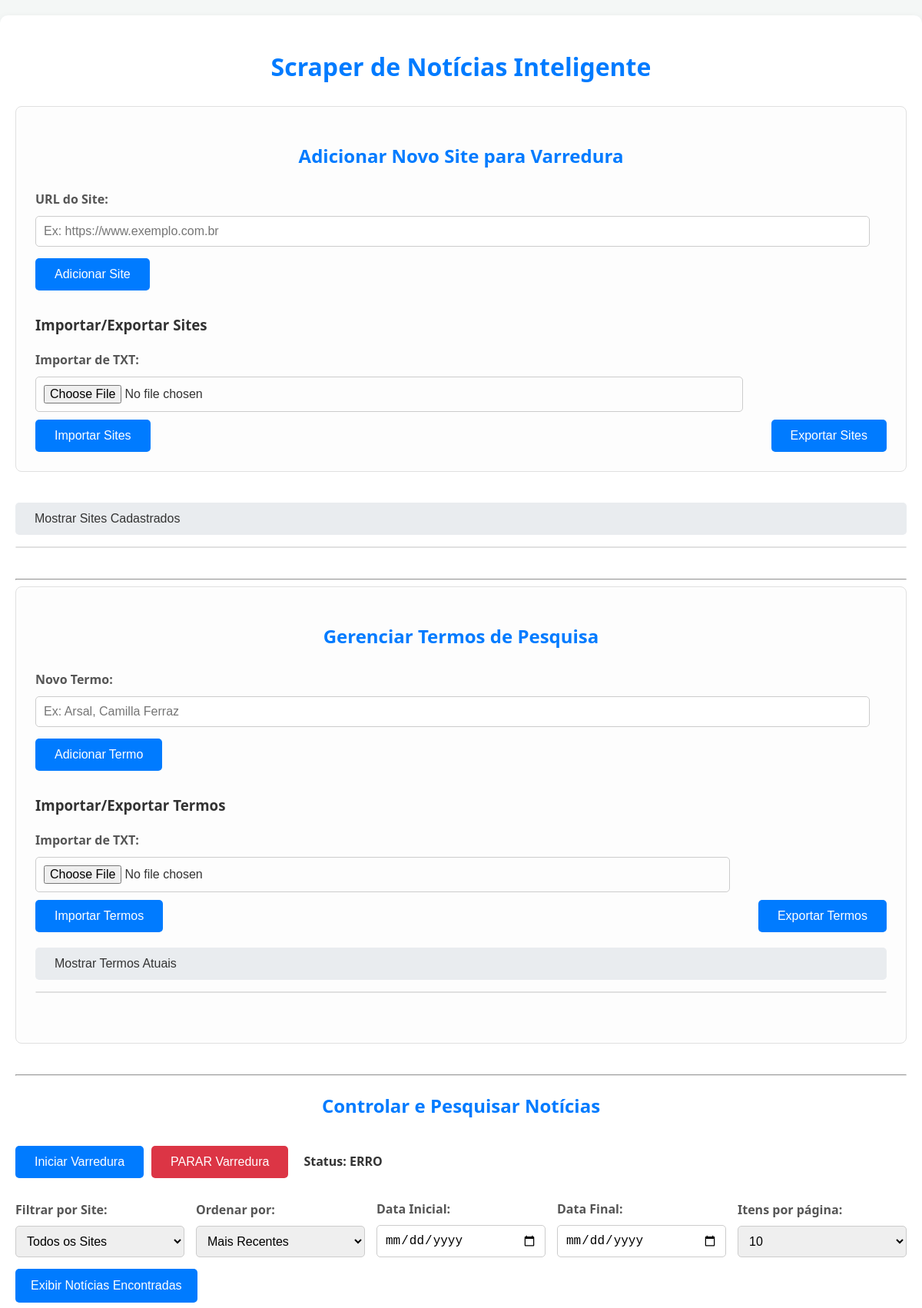
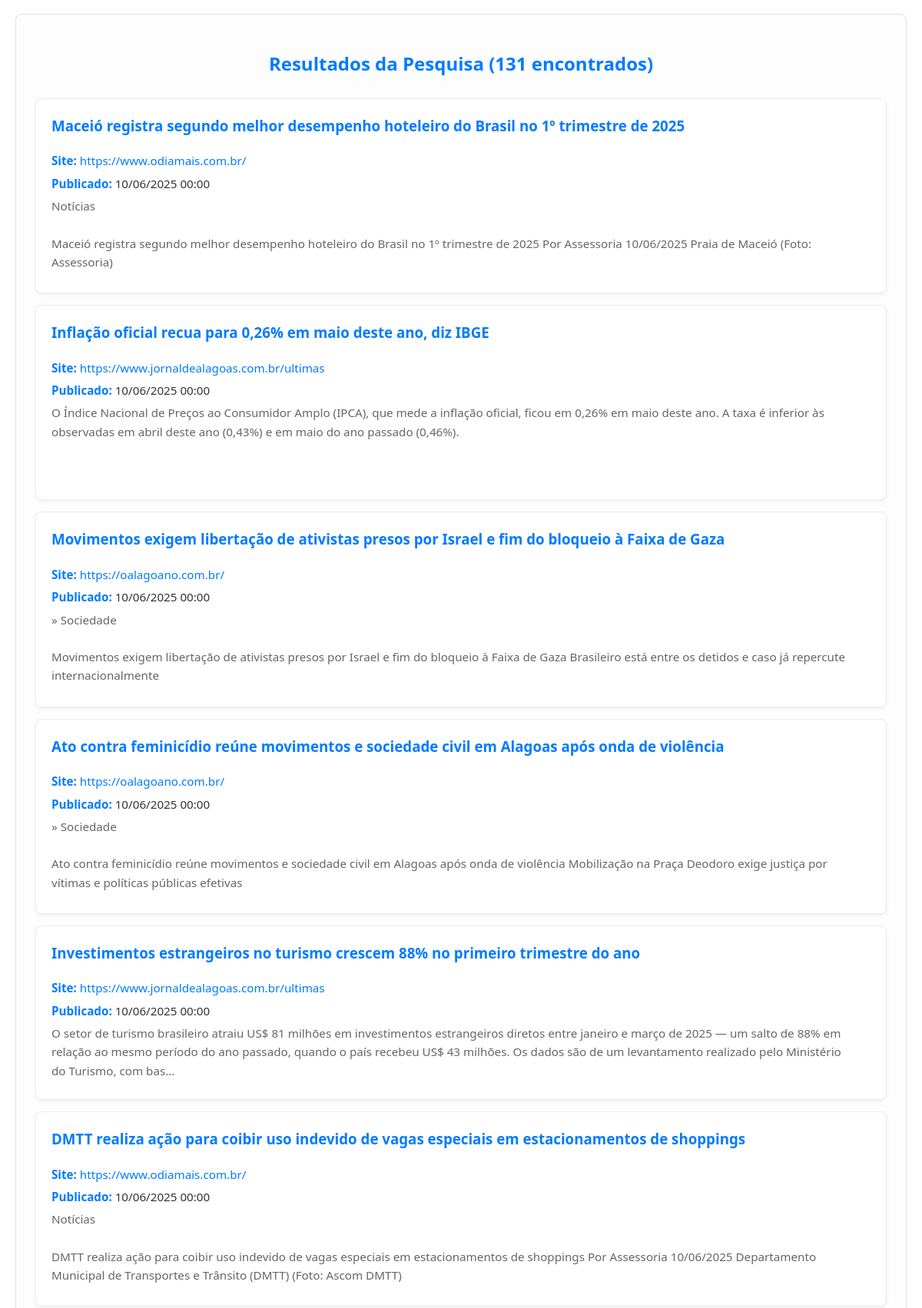
The page /search_articles?order_by=date_desc&page=3&per_page=10 (upper part) on the database its author committed (2 pictures, top to bottom).
### tables this page shows
CREATE TABLE articles (
                id INTEGER PRIMARY KEY AUTOINCREMENT,
                site_id INTEGER NOT NULL,
                title TEXT NOT NULL,
                url TEXT NOT NULL UNIQUE,
                content TEXT NOT NULL,
                published_date TEXT,
                scraped_at TEXT DEFAULT CURRENT_TIMESTAMP,
                FOREIGN KEY (site_id) REFERENCES sites (id)
            );

CREATE TABLE sites (
                id INTEGER PRIMARY KEY AUTOINCREMENT,
                url TEXT NOT NULL UNIQUE
            );

### app.py (the view)
@app.route('/search_articles', methods=['GET'])
def search_articles_route():
    sites = get_sites()
    search_terms_list_from_db = get_search_terms()
    query_terms = [term['term'] for term in search_terms_list_from_db]
    selected_site_id = request.args.get('site_id', type=int)
    order_by = request.args.get('order_by', 'date_desc')
    start_date = request.args.get('start_date')
    end_date = request.args.get('end_date')
    page = request.args.get('page', 1, type=int)
    per_page = request.args.get('per_page', 10, type=int) # Default to 10 articles per page
    pagination_data = get_articles(query_terms, selected_site_id, order_by, start_date, end_date, page, per_page)
    articles = pagination_data['articles']
    total_results = pagination_data['total_results']
    current_page = pagination_data['current_page']
    total_pages = pagination_data['total_pages']
    return render_template('index.html', sites=sites, search_terms=search_terms_list_from_db,
                           articles=articles,
                           selected_site_id=selected_site_id,
                           order_by=order_by, start_date=start_date, end_date=end_date,
                           current_page=current_page, total_pages=total_pages, total_results=total_results, per_page=per_page)

### app.py (called while the page is built)
@app.context_processor
def inject_datetime():
    return {'datetime': datetime}

### database.py (called while the page is built)
def get_db():
    db = getattr(g, '_database', None)
    if db is None:
        db = g._database = sqlite3.connect(DATABASE)
        db.row_factory = sqlite3.Row
    return db

def get_sites():
    with get_db() as db:
        cursor = db.cursor()
        cursor.execute('SELECT * FROM sites')
        sites = cursor.fetchall()
        cursor.close()
        return [dict(site) for site in sites]

def get_search_terms():
    with get_db() as db:
        cursor = db.cursor()
        cursor.execute('SELECT * FROM search_terms')
        terms = cursor.fetchall()
        cursor.close()
        return [dict(term) for term in terms]

### templates/index.html (shortened to what this page needs)
{% extends '_base.html' %}
{% block content %}
    <h1>Scraper de Notícias Inteligente</h1>
    <div class="form-section">
        <h2>Adicionar Novo Site para Varredura</h2>
        <form id="addSiteForm" action="{{ url_for('add_site_route') }}" method="POST">
            <div class="form-group">
                <label for="url">URL do Site:</label>
                <input type="text" id="url" name="url" placeholder="Ex: https://www.exemplo.com.br" required>
            </div>
            <button type="submit" class="button">Adicionar Site</button>
        </form>
        <h3 style="margin-top: 30px;">Importar/Exportar Sites</h3>
        <div style="display: flex; gap: 15px; flex-wrap: wrap; align-items: flex-end;">
            <form id="importSitesForm" method="POST" enctype="multipart/form-data" style="flex-grow: 1;">
                <div class="form-group" style="margin-bottom: 0;">
                    <label for="import_sites_file">Importar de TXT:</label>
                    <input type="file" id="import_sites_file" name="file" accept=".txt">
                </div>
                <button type="submit" class="button" style="margin-top: 10px;">Importar Sites</button>
            </form>
            <button id="exportSitesButton" class="button" style="margin-top: 10px;">Exportar Sites</button>
        </div>
    </div>
    <div class="collapsible-section">
        <button type="button" id="toggleSites" class="button collapsible-toggle">Mostrar Sites Cadastrados</button>
        <div id="sitesContainer" class="collapsible-content">
            <div class="sites-list">
            </div>
        </div>
    </div>
    <hr>
    <div class="form-section">
        <h2>Gerenciar Termos de Pesquisa</h2>
        <form id="addTermForm" action="{{ url_for('add_term_route') }}" method="POST">
            <div class="form-group">
                <label for="term">Novo Termo:</label>
                <input type="text" id="term" name="term" placeholder="Ex: Arsal, Camilla Ferraz" required>
            </div>
            <button type="submit" class="button">Adicionar Termo</button>
        </form>
        <h3 style="margin-top: 30px;">Importar/Exportar Termos</h3>
        <div style="display: flex; gap: 15px; flex-wrap: wrap; align-items: flex-end;">
            <form id="importTermsForm" method="POST" enctype="multipart/form-data" style="flex-grow: 1;">
                <div class="form-group" style="margin-bottom: 0;">
                    <label for="import_terms_file">Importar de TXT:</label>
                    <input type="file" id="import_terms_file" name="file" accept=".txt">
                </div>
                <button type="submit" class="button" style="margin-top: 10px;">Importar Termos</button>
            </form>
            <button id="exportTermsButton" class="button" style="margin-top: 10px;">Exportar Termos</button>
        </div>
        <div class="collapsible-section" style="margin-top: 20px;">
            <button type="button" id="toggleTerms" class="button collapsible-toggle">Mostrar Termos Atuais</button>
            <div id="termsContainer" class="collapsible-content">
                <div class="sites-list" style="margin-top: 0;">
                </div>
            </div>
        </div>
    </div>
    <hr>
    <div class="search-section">
        <h2>Controlar e Pesquisar Notícias</h2>
        <div style="display: flex; gap: 10px; margin-bottom: 20px; flex-wrap: wrap; align-items: center;">
            <button id="startButton" class="button">Iniciar Varredura</button>
            <button id="stopButton" class="button delete">PARAR Varredura</button>
            <p id="scraperStatus" style="align-self: center; font-weight: bold; margin-left: 10px;">Status: <span id="currentStatus">Verificando...</span></p>
        </div>
        <form id="searchForm" class="search-filter-bar" action="{{ url_for('search_articles_route') }}" method="GET">
            <div class="form-group">
                <label for="site_filter">Filtrar por Site:</label>
                <select id="site_filter" name="site_id">
                    <option value="0">Todos os Sites</option>
                </select>
            </div>
            <div class="form-group">
                <label for="order_by">Ordenar por:</label>
                <select id="order_by" name="order_by">
                    <option value="date_desc" {% if order_by is defined and order_by == 'date_desc' %}selected{% endif %}>Mais Recentes</option>
                </select>
            </div>
            <div class="form-group">
                <label for="start_date">Data Inicial:</label>
                <input type="date" id="start_date" name="start_date" value="{{ start_date | default('') }}">
            </div>
            <div class="form-group">
                <label for="end_date">Data Final:</label>
                <input type="date" id="end_date" name="end_date" value="{{ end_date | default('') }}">
            </div>
            <div class="form-group">
                <label for="per_page">Itens por página:</label>
                <select id="per_page" name="per_page">
                    <option value="10" {% if per_page is defined and per_page == 10 %}selected{% endif %}>10</option>
                </select>
            </div>
            <button type="submit" class="button">Exibir Notícias Encontradas</button>
        </form>
    </div>
    <div class="search-results">
        <h2>Resultados da Pesquisa ({{ total_results }} encontrados)</h2>
        <div id="articles_container">
            {% if articles %}
                {% for article in articles %}
                    <div class="article-item">
                        <div class="article-info">
                            <h3><a href="{{ article.url }}" target="_blank" rel="noopener noreferrer">{{ article.title }}</a></h3>
                            <p><strong>Site:</strong> <a href="{{ article.site_url }}" target="_blank">{{ article.site_url }}</a></p>
                            <p><strong>Publicado:</strong> {{ datetime.fromisoformat(article.published_date).strftime('%d/%m/%Y %H:%M') if article.published_date else 'Data Indisponível' }}</p>
                            <p class="article-content-snippet">{{ article.content | truncate(300, True) }}</p>
                        </div>
                    </div>
                {% endfor %}
            {% else %}
                <p style="text-align: center;">Nenhum resultado para a sua pesquisa e filtros.</p>
            {% endif %}
        </div>
    </div>
{% endblock %}

### static/css/style.css (style rules this page uses)
body { font-family: 'Segoe UI', Tahoma, Geneva, Verdana, sans-serif; margin: 0; padding: 0; background-color: #f4f7f6; color: #333; line-height: 1.6; }
h1, h2 { color: #007bff; text-align: center; margin-bottom: 25px; }
.form-section, .sites-list, .search-results { margin-bottom: 40px; padding: 25px; border: 1px solid #e0e0e0; border-radius: 8px; background-color: #fdfdfd; }
.form-group { margin-bottom: 15px; }
.form-group label { display: block; margin-bottom: 8px; font-weight: bold; color: #555; }
.form-group input[type="text"], .form-group input[type="date"], .form-group input[type="file"], .form-group select, .form-group textarea { width: calc(100% - 22px); padding: 10px; border: 1px solid #ccc; border-radius: 5px; font-size: 1rem; box-sizing: border-box; }
.button { background-color: #007bff; color: white; padding: 12px 25px; border: none; border-radius: 5px; cursor: pointer; font-size: 1rem; transition: background-color 0.3s ease; }
.article-item h3 { margin-top: 0; color: #0056b3; }
.article-item a { text-decoration: none; color: #007bff; }
.article-content-snippet { font-size: 0.9rem; color: #666; margin-top: 10px; white-space: pre-wrap; max-height: 100px; overflow: hidden; text-overflow: ellipsis; }
.search-filter-bar { display: flex; gap: 15px; margin-bottom: 25px; align-items: flex-end; flex-wrap: wrap; }
.search-filter-bar .form-group { margin-bottom: 0; flex: 1; min-width: 180px; }
.search-filter-bar .form-group input, .search-filter-bar .form-group select { width: 100%; }
.search-filter-bar .button { flex-shrink: 0; padding: 10px 20px; height: 44px; }
.collapsible-section { margin-bottom: 40px; }
.collapsible-toggle { display: block; width: 100%; text-align: left; padding: 12px 25px; margin-bottom: 15px; background-color: #e9ecef; color: #333; border: none; border-radius: 5px; cursor: pointer; font-size: 1rem; transition: background-color 0.3s ease; }
.collapsible-content { background-color: #fdfdfd; border: 1px solid #e0e0e0; border-radius: 8px; overflow: hidden; transition: max-height 0.3s ease-out, padding 0.3s ease-out; max-height: 0; padding: 0 15px; }
.collapsible-content > .sites-list { margin-top: 0; }

### rows shown on the page
articles: title "Maceió registra segundo melhor desempenho hoteleiro do Brasil no 1º trimestre de 2025", site_url "https://www.odiamais.com.br/", fromisoformat "10/06/2025 00:00", content "Notícias Maceió registra segundo melhor desempenho hoteleiro do Brasil no 1º trimestre de 2025 Por Assessoria 10/06/2025 Praia de Maceió (Foto: Assessoria)…"
articles: title "Inflação oficial recua para 0,26% em maio deste ano, diz IBGE", site_url "https://www.jornaldealagoas.com.br/ultimas", fromisoformat "10/06/2025 00:00", content "O Índice Nacional de Preços ao Consumidor Amplo (IPCA), que mede a inflação oficial, ficou em 0,26% em maio deste ano. A taxa é inferior às observadas em abril deste ano (0,43%) e em maio do ano passado (0,46%).…"
articles: title "Movimentos exigem libertação de ativistas presos por Israel e fim do bloqueio à Faixa de Gaza", site_url "https://oalagoano.com.br/", fromisoformat "10/06/2025 00:00", content "» Sociedade Movimentos exigem libertação de ativistas presos por Israel e fim do bloqueio à Faixa de Gaza Brasileiro está entre os detidos e caso já repercute internacionalmente…"
articles: title "Ato contra feminicídio reúne movimentos e sociedade civil em Alagoas após onda de violência", site_url "https://oalagoano.com.br/", fromisoformat "10/06/2025 00:00", content "» Sociedade Ato contra feminicídio reúne movimentos e sociedade civil em Alagoas após onda de violência Mobilização na Praça Deodoro exige justiça por vítimas e políticas públicas efetivas…"
articles: title "Investimentos estrangeiros no turismo crescem 88% no primeiro trimestre do ano", site_url "https://www.jornaldealagoas.com.br/ultimas", fromisoformat "10/06/2025 00:00", content "O setor de turismo brasileiro atraiu US$ 81 milhões em investimentos estrangeiros diretos entre janeiro e março de 2025 — um salto de 88% em relação ao mesmo período do ano passado, quando o país recebeu US$ 43 milhões. Os dados são de um levantamento realizado pelo Ministério do Turismo, com bas..."
articles: title "DMTT realiza ação para coibir uso indevido de vagas especiais em estacionamentos de shoppings", site_url "https://www.odiamais.com.br/", fromisoformat "10/06/2025 00:00", content "Notícias DMTT realiza ação para coibir uso indevido de vagas especiais em estacionamentos de shoppings Por Assessoria 10/06/2025 Departamento Municipal de Transportes e Trânsito (DMTT) (Foto: Ascom DMTT)…"

### other values the page prints
{{ total_results }} "131"
